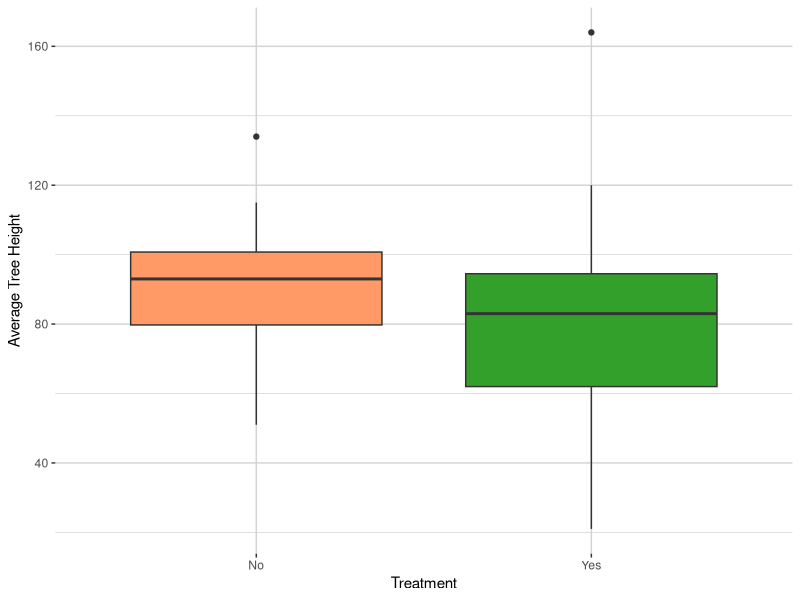
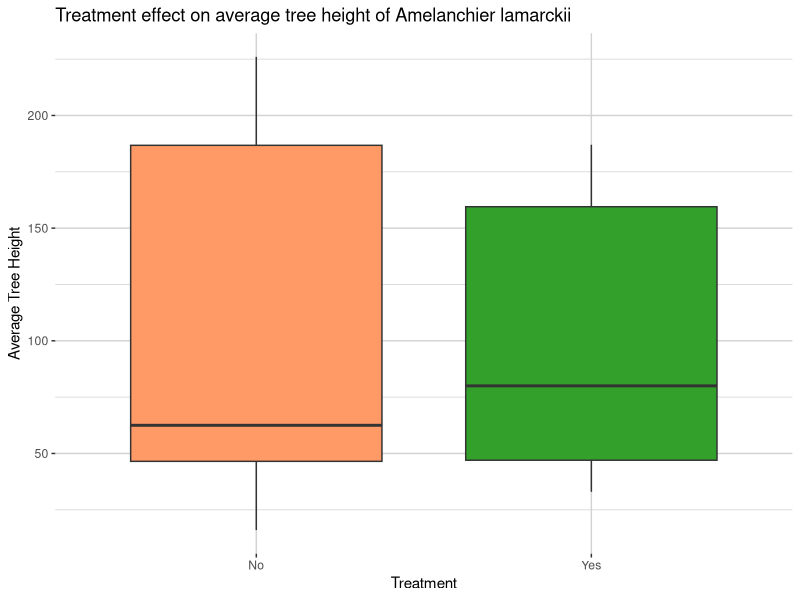
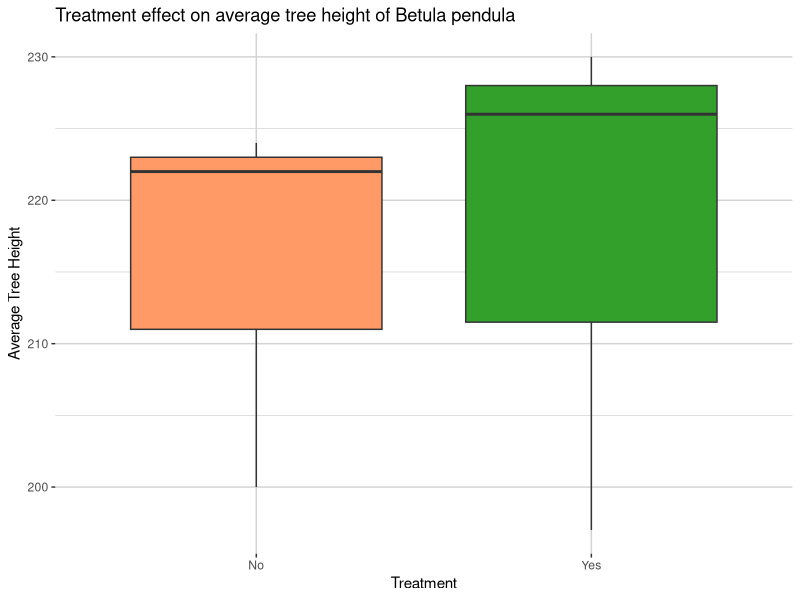
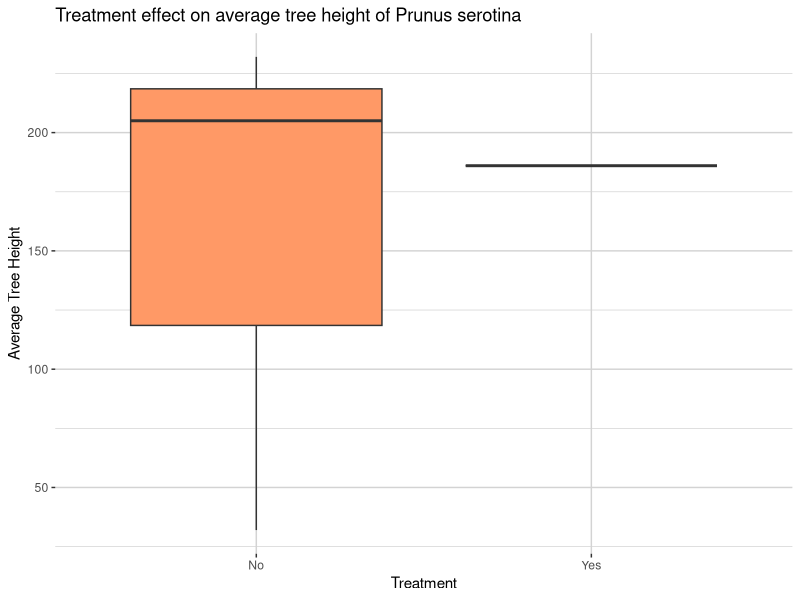
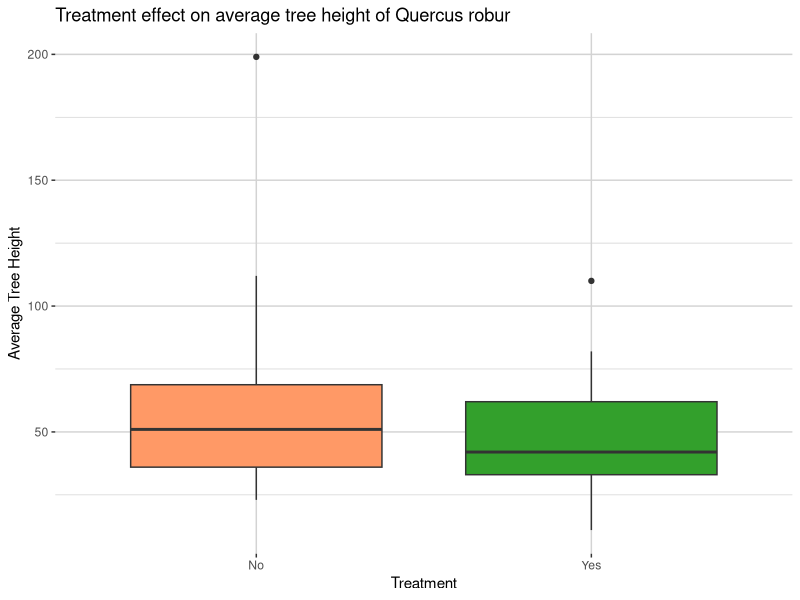
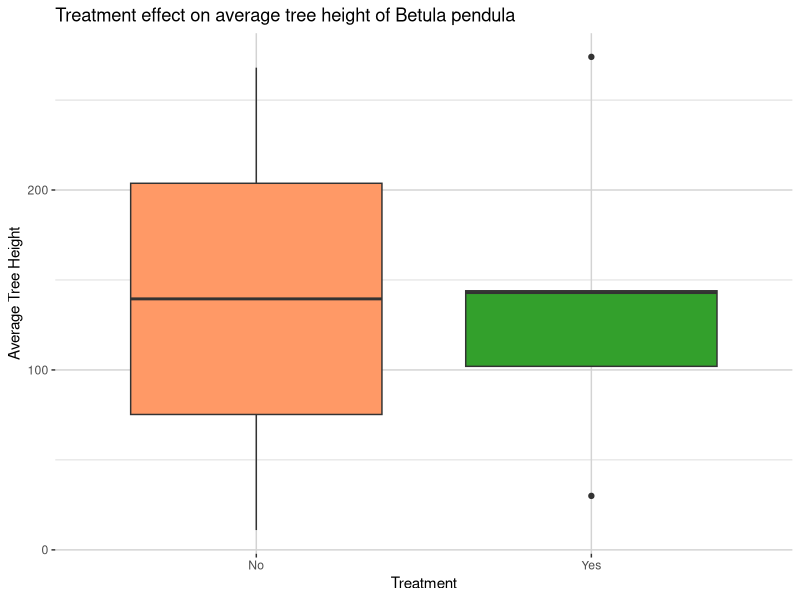
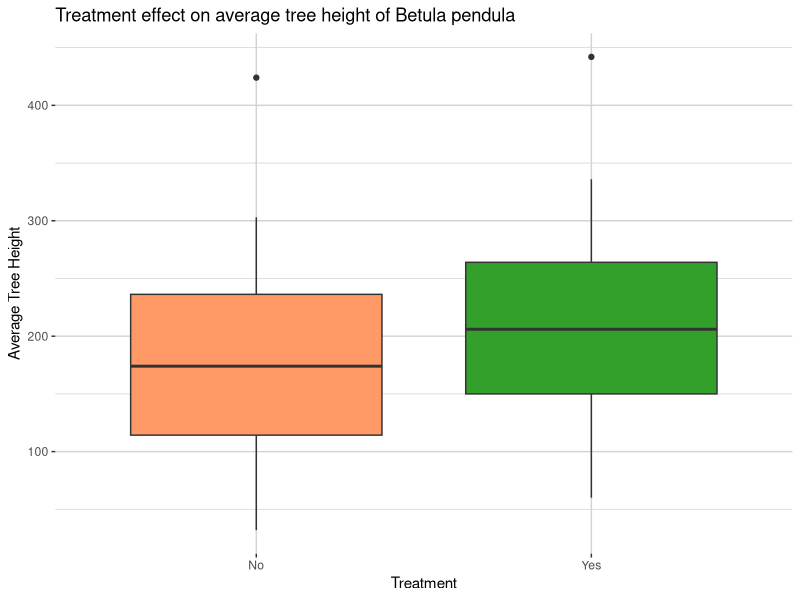
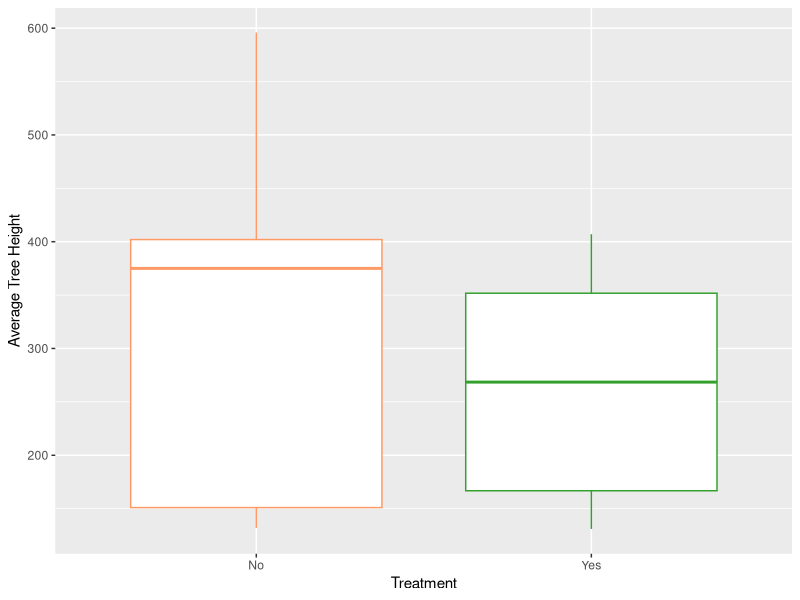

Generate these figures, in order, with R:

library(dplyr)
library(ggplot2)
library(gridExtra)

Heights22<- read.csv("Heights_EXRD_22.csv", fileEncoding = "UTF-8-BOM")
Heights22

glm_Heights22 <- glm(Average_height ~ TREATMENT, family = gaussian ,data = Heights22)
summary(glm_Heights22)

custom_colors <- c("#FF9966", "#33a02c","#808080", "#FFFF00", "#0000FF", "#000000",  "#00FFFF", "#FF00FF", "#FFA500", "#FFC0CB", "#800080", "#A52A2A", "#008080", "#FFD700", "#E6E6FA")

# Visualize the relationship between treatment and height
ggplot(Heights22, aes(x = TREATMENT, y = Average_height, fill = TREATMENT)) +
  geom_boxplot() +   scale_fill_manual(values = custom_colors) +
  labs(x = "Treatment",
       y = "Average Tree Height")+
  guides(fill = "none") +
  theme(panel.background = element_rect(fill = "white", color = NA),
        panel.grid = element_line(color = "light gray"),
        panel.border = element_blank())

## amelanchier lamarckii
HeightAM22<- read.csv("Heights_AM22.csv", fileEncoding = "UTF-8-BOM")
HeightAM22

glm_HeightAM22 <- glm(Average_height ~ TREATMENT, family = quasipoisson(link = "log") ,data = HeightAM22)
summary(glm_HeightAM22)


# Visualize the relationship between treatment and height
ggplot(HeightAM22, aes(x = TREATMENT, y = Average_height, fill = TREATMENT)) +
  geom_boxplot() +   scale_fill_manual(values = custom_colors) +
  labs(title = "Treatment effect on average tree height of Amelanchier lamarckii", x = "Treatment",
       y = "Average Tree Height")+
  guides(fill = "none") +
  theme(panel.background = element_rect(fill = "white", color = NA),
        panel.grid = element_line(color = "light gray"),
        panel.border = element_blank())


## Betula pendula
HeightBPE<- read.csv("Heights_BPE_22.csv", fileEncoding = "UTF-8-BOM")
HeightBPE

glm_BPE <- glm(Average_height ~ TREATMENT, family = quasipoisson(link = "log") ,data = HeightBPE)
summary(glm_BPE)


# Visualize the relationship between treatment and height
ggplot(HeightBPE, aes(x = TREATMENT, y = Average_height, fill = TREATMENT)) +
  geom_boxplot() +   scale_fill_manual(values = custom_colors) +
  labs(title = "Treatment effect on average tree height of Betula pendula", x = "Treatment",
       y = "Average Tree Height")+
  guides(fill = "none") +
  theme(panel.background = element_rect(fill = "white", color = NA),
        panel.grid = element_line(color = "light gray"),
        panel.border = element_blank())

## Betula pubescens
##only for one site data so not able to do glm
HeightBPU<- read.csv("HeightsBPU.csv", fileEncoding = "UTF-8-BOM")
HeightBPU

## Prunus serotina
HeightPS<- read.csv("Heights_PS_22.csv", fileEncoding = "UTF-8-BOM")
HeightPS

glm_PS <- glm(Average_height ~ TREATMENT, family = quasipoisson(link = "log") ,data = HeightPS)
summary(glm_PS)


# Visualize the relationship between treatment and height
ggplot(HeightPS, aes(x = TREATMENT, y = Average_height, fill = TREATMENT)) +
  geom_boxplot() +   scale_fill_manual(values = custom_colors) +
  labs(title = "Treatment effect on average tree height of Prunus serotina", x = "Treatment",
       y = "Average Tree Height")+
  guides(fill = "none") +
  theme(panel.background = element_rect(fill = "white", color = NA),
        panel.grid = element_line(color = "light gray"),
        panel.border = element_blank())

## Quercus robur
HeightQRO<- read.csv("Heights_QRO.csv", fileEncoding = "UTF-8-BOM")
HeightQRO

glm_QRO <- glm(Average_height ~ TREATMENT, family = quasipoisson(link = "log") ,data = HeightQRO)
summary(glm_QRO)


# Visualize the relationship between treatment and height
ggplot(HeightQRO, aes(x = TREATMENT, y = Average_height, fill = TREATMENT)) +
  geom_boxplot() +   scale_fill_manual(values = custom_colors) +
  labs(title = "Treatment effect on average tree height of Quercus robur", x = "Treatment",
       y = "Average Tree Height")+
  guides(fill = "none") +
  theme(panel.background = element_rect(fill = "white", color = NA),
        panel.grid = element_line(color = "light gray"),
        panel.border = element_blank())

## Quercus rubra
HeightQRU<- read.csv("Heights_QRU.csv", fileEncoding = "UTF-8-BOM")
HeightQRU

##only for one site data so not able to do glm

## Rhamnus frangula
HeightRF<- read.csv("Heights_RF.csv", fileEncoding = "UTF-8-BOM")
HeightRF

glm_RF <- glm(Average_height ~ TREATMENT, family = quasipoisson(link = "log") ,data = HeightRF)
summary(glm_RF)


# Visualize the relationship between treatment and height
ggplot(HeightRF, aes(x = TREATMENT, y = Average_height, fill = TREATMENT)) +
  geom_boxplot() +   scale_fill_manual(values = custom_colors) +
  labs(title = "Treatment effect on average tree height of Betula pendula", x = "Treatment",
       y = "Average Tree Height")+
  guides(fill = "none") +
  theme(panel.background = element_rect(fill = "white", color = NA),
        panel.grid = element_line(color = "light gray"),
        panel.border = element_blank())

## Sorbus aucuparia
HeightSA<- read.csv("Heights_SA.csv", fileEncoding = "UTF-8-BOM")
HeightSA

glm_SA <- glm(Average_height ~ TREATMENT, family = quasipoisson(link = "log") ,data = HeightSA)
summary(glm_SA)


# Visualize the relationship between treatment and height
ggplot(HeightSA, aes(x = TREATMENT, y = Average_height, fill = TREATMENT)) +
  geom_boxplot() +   scale_fill_manual(values = custom_colors) +
  labs(title = "Treatment effect on average tree height of Betula pendula", x = "Treatment",
       y = "Average Tree Height")+
  guides(fill = "none") +
  theme(panel.background = element_rect(fill = "white", color = NA),
        panel.grid = element_line(color = "light gray"),
        panel.border = element_blank())

## Pinus sylvestris
HeightPinus<- read.csv("Height_Pinus.csv", fileEncoding = "UTF-8-BOM")
HeightPinus

glm_Pinus <- glm(Average_height ~ TREATMENT, family = quasipoisson(link = "log") ,data = HeightPinus)
summary(glm_Pinus)


# Visualize the relationship between treatment and height
ggplot(HeightPinus, aes(x = TREATMENT, y = Average_height, color = TREATMENT)) +
  geom_boxplot(fill = "white", show.legend = FALSE) +  # Set fill to NA to make the boxes transparent
  scale_color_manual(values = custom_colors) +
  labs(x = "Treatment",
       y = "Average Tree Height")

## combining plots
HeightAM22$Species <- "Amelanchier_lamarckii"
HeightBPE$Species <- "Betula_pendula"
HeightPS$Species <- "Prunus_serotina"
HeightQRO$Species <- "Quercus_robur"
HeightRF$Species <- "Rhamnus_frangula"
HeightSA$Species <- "Sorbus_aucuparia"
HeightPinus$Species <- "Pinus_sylvestris"

all_data_heights <- bind_rows(
  HeightAM22, HeightBPE, HeightPS, HeightQRO, HeightRF, HeightSA, HeightPinus
)
all_data_heights


# Visualize the relationship between treatment and height
ggplot(all_data_heights, aes(x = TREATMENT, y = Average_height, fill = TREATMENT)) +
  geom_boxplot() +   scale_fill_manual(values = custom_colors) +
  labs(title = "Treatment effect on average tree height", x = "Treatment",
       y = "Average Tree Height")+
  guides(fill = "none") +
  theme(panel.background = element_rect(fill = "white", color = NA),
        panel.grid = element_line(color = "light gray"),
        panel.border = element_blank())

##species separate color but same plot

ggplot(all_data_heights, aes(x = TREATMENT, y = Average_height, color = Species))+
  geom_boxplot() +   scale_fill_manual(values = custom_colors) +labs(x = "Treatment",
                                                                     y = "Average Tree Height (cm)") 


## one plot for broad and pine separate boxplots
plotbroad<- ggplot(all_data_heights, aes(x = TREATMENT, y = Average_height, color = Species))+
  geom_boxplot() +   scale_fill_manual(values = custom_colors) +labs(title = "a", x = "Treatment",
                                                                     y = "Average Tree Height (cm)") 

plotpine<- ggplot(HeightPinus, aes(x = TREATMENT, y = Average_height, color = Species)) +
  geom_boxplot(fill = "white") +  # Set fill to NA to make the boxes transparent
  scale_color_manual(values = custom_colors) +
  labs(title = "b", x = "Treatment",
       y = "Average Tree Height (cm)")

grid.arrange(plotbroad, plotpine, ncol = 1)